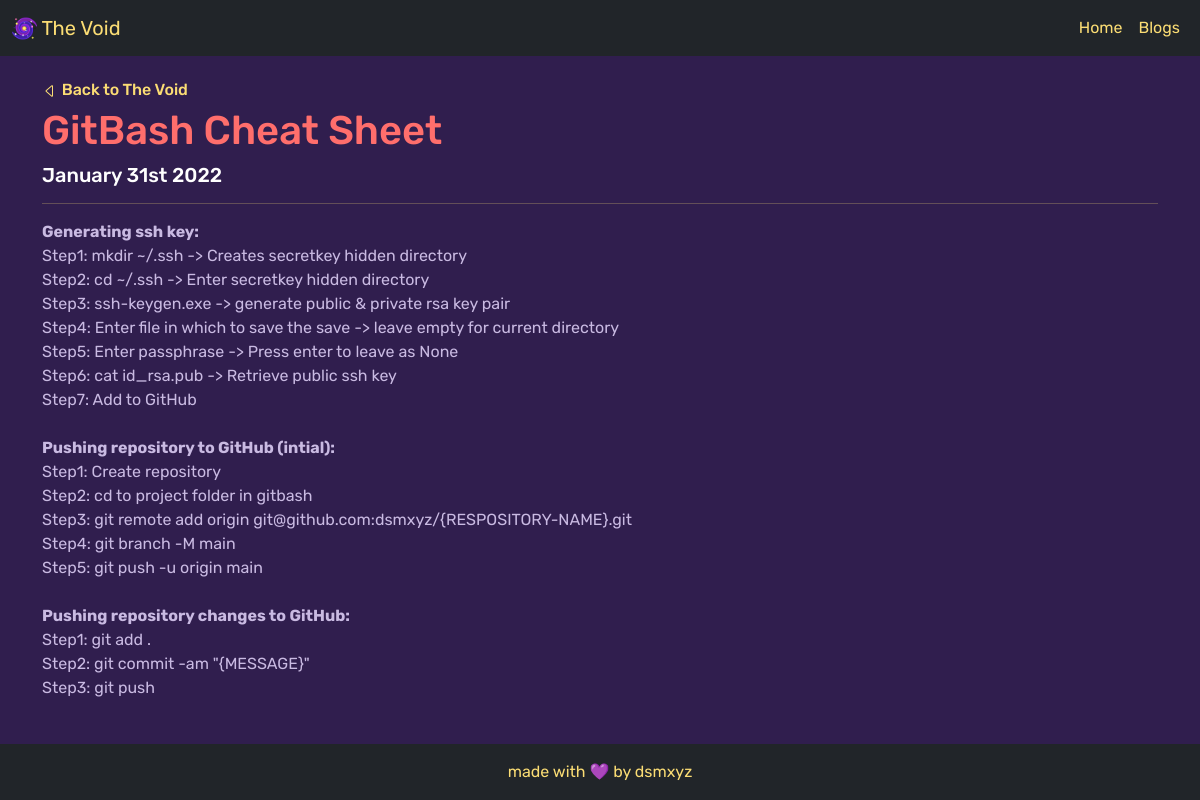
The page /blog/9/ on the database its author committed.
### blog/models.py (models this page shows, shortened)
class Blog(models.Model):
    title=models.CharField(max_length=250)
    description=models.TextField()
    date=models.DateField()

### blog/views.py (the view)
# urls.py: path('<int:blog_id>/', views.detail, name="detail"),
def detail(request, blog_id):
    blog=get_object_or_404(Blog, pk=blog_id)
    return render(request, 'blog/detail.html', {'blog':blog})

### blog/templates/blog/detail.html (shortened to what this page needs)
{% extends 'blog/base.html' %}
{% block content %}
<a href="{% url 'blog:all_blogs' %}" class="text-decoration-none" id="back-button"><h6>
    <svg xmlns="http://www.w3.org/2000/svg" width="16" height="16" fill="currentColor" class="bi bi-caret-left" viewBox="0 0 16 16">
        <path d="M10 12.796V3.204L4.519 8 10 12.796zm-.659.753-5.48-4.796a1 1 0 0 1 0-1.506l5.48-4.796A1 1 0 0 1 11 3.204v9.592a1 1 0 0 1-1.659.753z"/>
      </svg>
      Back to The Void</h6></a>
<h1 id="blog-title">{{ blog.title }}</h1>
<h5 id="blog-date">{{ blog.date|date:'F jS Y' }}</h5>
<hr/>
<p id="blog-description">{{ blog.description|safe|linebreaksbr }}</p>
{% endblock %}

### blog/static/blog/styles.css (style rules this page uses)
#back-button { color:#fbdd74; }
body { font-family: 'Rubik', sans-serif; background-color: #301e4e; }
#blog-title { color: #ff6e6c; }
#blog-date { color:#FFFFFF; }
#blog-description { color:#c9bae2; }
hr { background-color:#fbdd74; }

### rows shown on the page
Blog: title "GitBash Cheat Sheet", date "January 31st 2022", description "Generating ssh key: Step1: mkdir ~/.ssh -> Creates secretkey hidden directory Step2: cd ~/.ssh -> Enter secretkey hidden directory Step3: ssh-keygen.exe -> generate public & private rsa key pair Step4: Enter file in which to save the save -> leave empty for current directory Step5: Enter passphrase -> Press enter to leave as None Step6: cat id_rsa.pub -> Retrieve public ssh key Step7: Add to GitHub Pushing repository to GitHub (intial): Step1: Create repository Step2: cd to project folder in gitbash Step3: git remote add origin git@github.com:dsmxyz/{RESPOSITORY-NAME}.git Step4: git branch -M main Step5: git push -u origin main Pushing repository changes to GitHub: Step1: git add . Step2:…"
